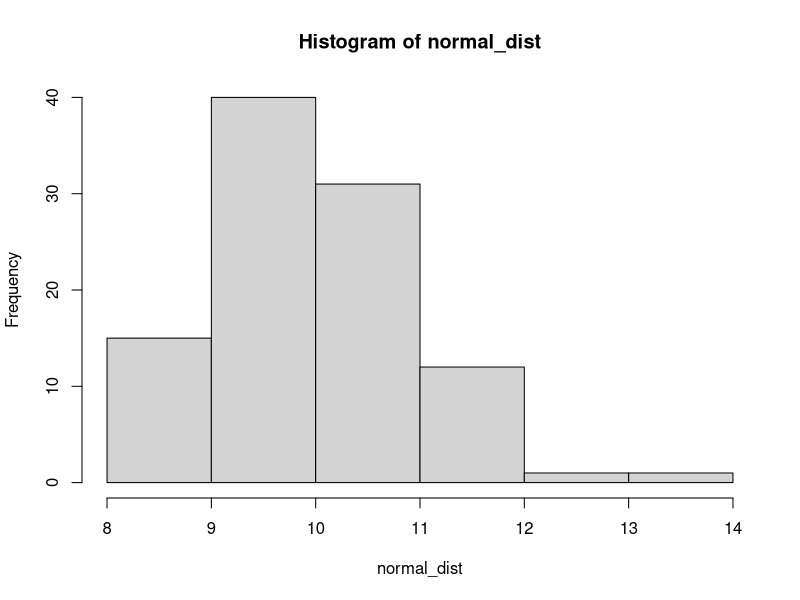
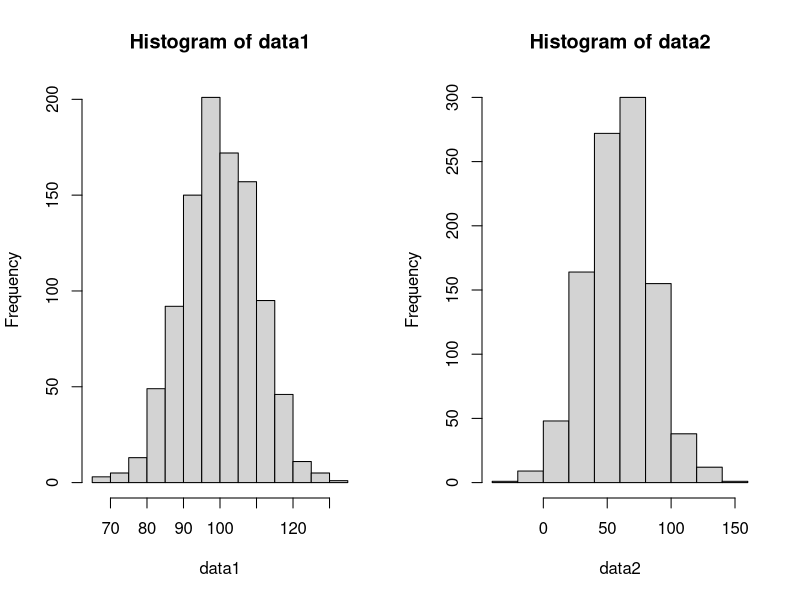
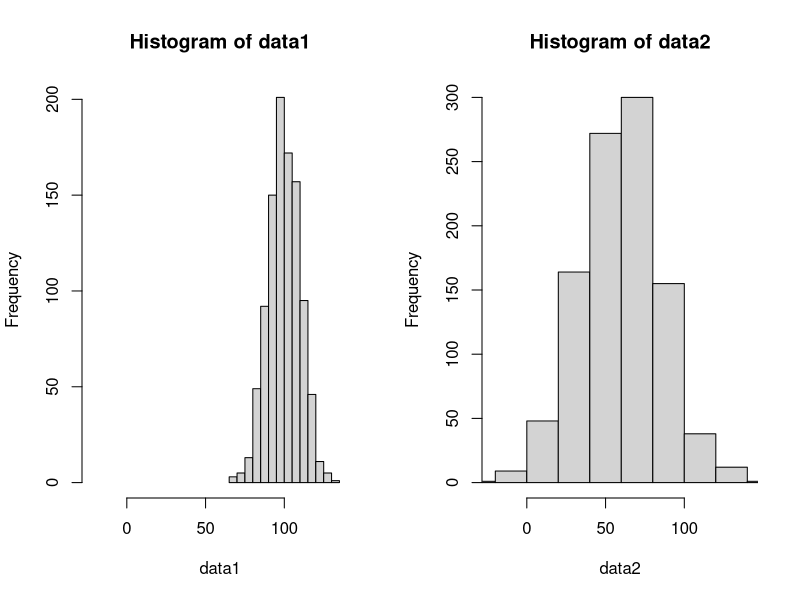

R code for these plots, in order:
## ---- chunk 1

normal_dist <- rnorm(n = 100, ## 100 samples
                     mean = 10, ## with a mean of 10
                     sd = 1 ## and a standard deviation of 1
                     )


normal_dist
## ---- chunk 2
hist(normal_dist,breaks = 5)
## ---- chunk 3
tab_normal_dist <- summary(normal_dist)

## ---- chunk 4
tab_normal_dist
## ---- chunk 5
data1 <- rnorm(n=1000, 
              mean = 100,
              sd = 10)

data2 <- rnorm(n=1000,
               mean = 60, 
               sd = 25)

## ---- chunk 6
layout(matrix(1:2, ncol = 2))
hist(data1)
hist(data2)
## ---- chunk 7
total_range <- range(data1, data2)
## ---- chunk 8
layout(matrix(1:2, ncol = 2))
hist(data1, xlim = total_range)
hist(data2, xlim = total_range)
## ---- chunk 9

norm_comp_tab <- rbind(summary(data1),
                       summary(data2))

norm_comp_tab

## ---- chunk 10


rownames(norm_comp_tab) ## they're null


if(is.null(rownames(norm_comp_tab))){
  rownames(norm_comp_tab) <- c("data1", "data2")
}

## ---- chunk 11

knitr::kable(norm_comp_tab)
